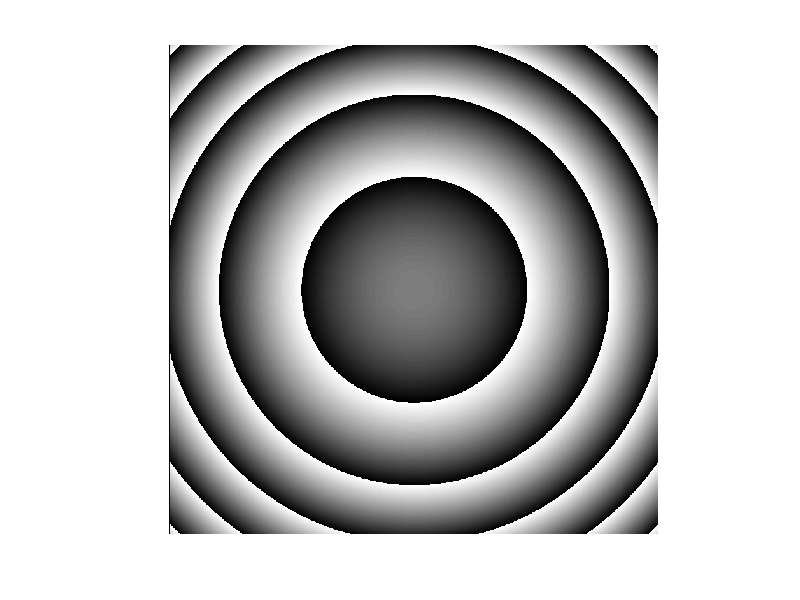

MATLAB code for this plot:
clear all;
clc;
close all

% x_res = 1920; % Auflösung des SLM eingeben
% y_res = 1080;
x_res = 768; % Selbst Size des Aufloesung eingeben
y_res = 768;

[X,Y] = meshgrid(1:1:x_res, 1:1:y_res);
[X2,Y2] = meshgrid(-x_res/2:1:x_res/2-1, -y_res/2:1:y_res/2-1);

% Spot 1:
shift_x1 = 0; % Auslenkung in x-Richtung, max. Sichtbereich auf CMOS: x = 
shift_y1 = 0; % Auslenkung in y-Richtung, max. Sichtbereich auf CMOS: y = 
shift_z1 = -0.0001; % Verschiebung in z-Richtung (Positiv: verkürzter Fokus, Negativ: verlängerter Fokus); Achtung: Änderung sehr groß!

phi1 = mod(1/100 * (2*pi*shift_x1*X + 2*pi*shift_y1*Y)+shift_z1*(X2.^2+Y2.^2),2*pi); %mod(a,m),m??a????

% Spot 2:
shift_x2 = 0;
shift_y2 = 0;
shift_z2 = 0;

phi2 = mod(1/100 * (2*pi*shift_x2*X + 2*pi*shift_y2*Y)+shift_z2*(X2.^2+Y2.^2),2*pi);

% Für den erhalt der 0ten-Ordung: Spot mit x/y/z=0 (ergibt bei der Superposition +1)

%Random Image:option
phi_random = rand([1080 768]);
maxv=max(max(phi_random));
minv=min(min(phi_random));
max_soll=2*pi; %Nach SLM Gamma Curve: max 166
min_soll=0;
As=((phi_random-minv)/(maxv-minv)*(max_soll-min_soll))+min_soll;
As = As.';

% Superposition der einzelnen Spots:
A = exp(1i.*phi1);
B = exp(1i.*phi2);
C = exp(1i.*As);    %random noise
superpos = A+B;%+C/1000;
% superpos = exp(1i.*phi1) + exp(1i*phi2);% + exp(1i.*As); 
% Ermittlung der Phase:
phi_sp = angle(superpos); % phi_superposition

%Graustufenbild
maxv=max(max(phi_sp));
minv=min(min(phi_sp));
max_soll=255; %Nach SLM Gamma Curve
min_soll=0;
Q = phi_sp-minv;
W = maxv-minv;
E = max_soll-min_soll;
phi_sp_gv=uint8(((Q)/(W)*(E))+min_soll); %grey value

% Phasenfunktion anzeigen auf dem SLM (2. Bildschirm):
figure(6)
% set(gcf,'outerposition', [1913         113        1936     1118]); % Verschiebung auf den Bildschirm des SLM
% set(gca,'Position', [0 0 1 1]);
set(gca,'Visible', 'Off');
set(gcf,'menubar','none');
imshow(phi_sp_gv);
imwrite(phi_sp_gv,'Ring_0.jpg');    %Speichen das Bild fuer weitere Anwendung
